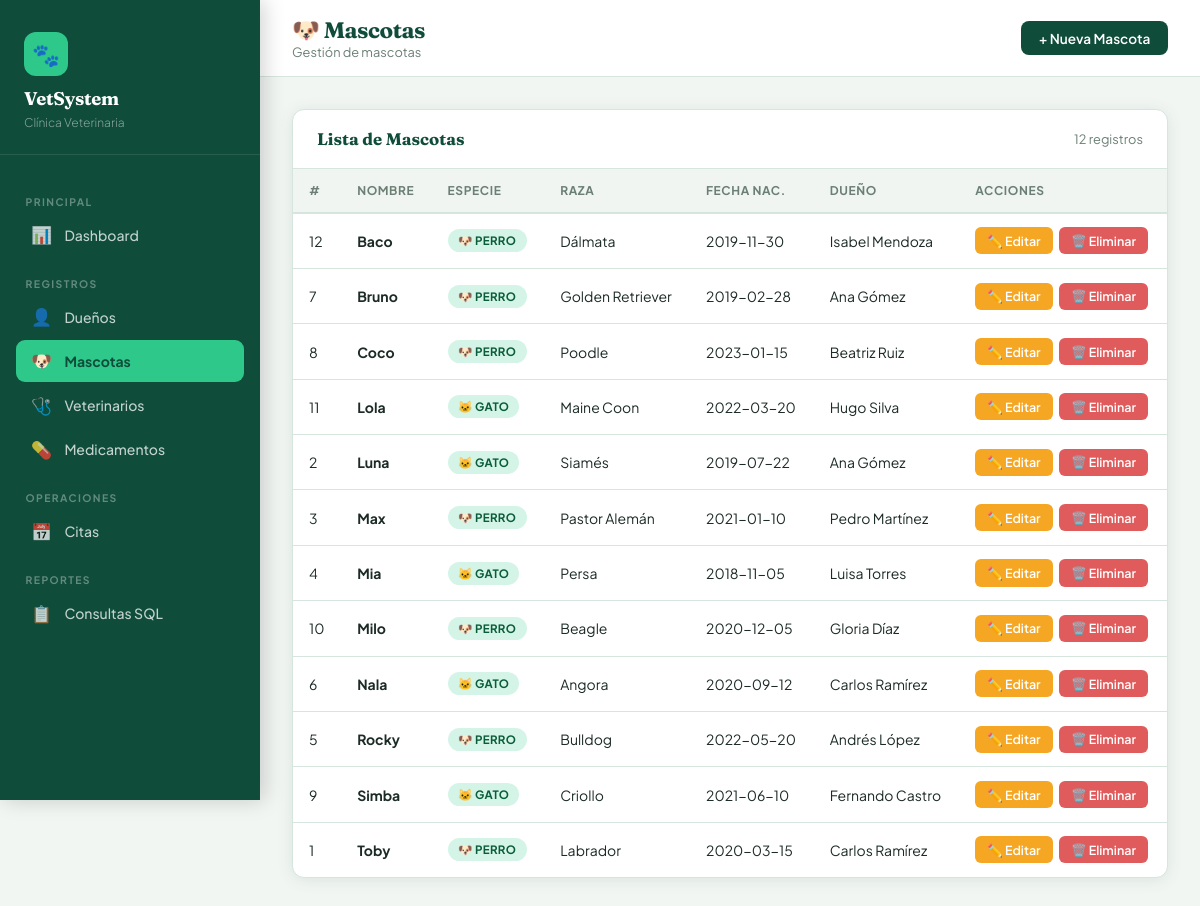
The page /mascotas/index.php on the database its author committed.
### tables this page shows
CREATE TABLE MASCOTA (
  ID_Mascota      INT AUTO_INCREMENT PRIMARY KEY,
  Nombre          VARCHAR(80) NOT NULL,
  Especie         VARCHAR(50),
  Raza            VARCHAR(50),
  FechaNacimiento DATE,
  ID_Dueno        INT NOT NULL,
  created_at      TIMESTAMP DEFAULT CURRENT_TIMESTAMP,
  CONSTRAINT fk_mascota_dueno FOREIGN KEY (ID_Dueno)
    REFERENCES DUENO(ID_Dueno) ON DELETE CASCADE ON UPDATE CASCADE
);

### mascotas/index.php (the view, shortened to what this page needs)
<?php
$root = '../';
$conn = getConexion();
$mascotas = $conn->query("
    SELECT M.*, CONCAT(D.Nombre,' ',D.Apellido) AS NombreDueno
    FROM MASCOTA M
    JOIN DUENO D ON M.ID_Dueno = D.ID_Dueno
    ORDER BY M.Nombre
");
?>
<!DOCTYPE html>
<html lang="es">
<head>
  <link rel="stylesheet" href="<?= $root ?>assets/css/style.css">
</head>
<body>
<?php include $root . 'includes/sidebar.php'; ?>
<div class="main">
  <div class="topbar">
    <div>
      <h1>🐶 Mascotas</h1>
      <div class="breadcrumb">Gestión de mascotas</div>
    </div>
    <a href="crear.php" class="btn btn-primary">+ Nueva Mascota</a>
  </div>
  <div class="content">
    <div class="card">
      <div class="card-header">
        <h3>Lista de Mascotas</h3>
        <span style="font-size:.8rem;color:var(--muted);"><?= $mascotas->num_rows ?> registros</span>
      </div>
      <div class="table-responsive">
        <table>
          <thead>
            <tr>
              <th>#</th><th>Nombre</th><th>Especie</th><th>Raza</th>
              <th>Fecha Nac.</th><th>Dueño</th><th>Acciones</th>
            </tr>
          </thead>
          <tbody>
            <?php while ($m = $mascotas->fetch_assoc()): ?>
            <tr>
              <td><?= $m['ID_Mascota'] ?></td>
              <td><strong><?= htmlspecialchars($m['Nombre']) ?></strong></td>
              <td>
                <?php
                $emoji = match(strtolower($m['Especie'])) {
                    'perro' => '🐶', 'gato' => '🐱', 'ave' => '🦜',
                    'conejo' => '🐰', default => '🐾'
                };
                ?>
                <span class="badge badge-green"><?= $emoji ?> <?= htmlspecialchars($m['Especie']) ?></span>
              </td>
              <td><?= htmlspecialchars($m['Raza']) ?></td>
              <td><?= $m['FechaNacimiento'] ?></td>
              <td><?= htmlspecialchars($m['NombreDueno']) ?></td>
              <td>
                <div class="btn-group">
                  <a href="editar.php?id=<?= $m['ID_Mascota'] ?>" class="btn btn-warning btn-sm">✏️ Editar</a>
                  <a href="index.php?eliminar=<?= $m['ID_Mascota'] ?>"
                     class="btn btn-danger btn-sm"
                     onclick="return confirm('¿Eliminar esta mascota?')">🗑️ Eliminar</a>
                </div>
              </td>
            </tr>
            <?php endwhile; ?>
          </tbody>
        </table>
      </div>
    </div>
  </div>
</div>
</body>
</html>

### assets/css/style.css (style rules this page uses)
:root { --primary: #0f4c3a; --primary-mid: #1a6b52; --accent: #2ec98a; --amber: #f5a623; --danger: #e05c5c; --bg: #f2f6f3; --white: #ffffff; --card: #ffffff; --text: #1c2b25; --muted: #6b7f75; --border: #d6e5dd; --sidebar-w: 260px; --radius: 12px; --shadow: 0 2px 16px rgba(15,76,58,.10); --shadow-md: 0 4px 24px rgba(15,76,58,.16); }
*, *::before, *::after { box-sizing: border-box; margin: 0; padding: 0; }
body { font-family: 'Plus Jakarta Sans', sans-serif; background: var(--bg); color: var(--text); min-height: 100vh; display: flex; }
.main { margin-left: var(--sidebar-w); flex: 1; min-height: 100vh; display: flex; flex-direction: column; }
.topbar { background: var(--white); border-bottom: 1px solid var(--border); padding: 1rem 2rem; display: flex; align-items: center; justify-content: space-between; }
.topbar h1 { font-family: 'Fraunces', serif; font-size: 1.4rem; font-weight: 700; color: var(--primary); letter-spacing: -.5px; }
.topbar .breadcrumb { font-size: .8rem; color: var(--muted); }
.content { padding: 2rem; flex: 1; }
.card { background: var(--card); border-radius: var(--radius); box-shadow: var(--shadow); border: 1px solid var(--border); overflow: hidden; }
.card-header { padding: 1.2rem 1.5rem; border-bottom: 1px solid var(--border); display: flex; align-items: center; justify-content: space-between; gap: 1rem; }
.card-header h3 { font-family: 'Fraunces', serif; font-size: 1.05rem; color: var(--primary); font-weight: 700; }
.table-responsive { overflow-x: auto; }
table { width: 100%; border-collapse: collapse; font-size: .875rem; }
thead tr { background: #f0f5f2; }
thead th { padding: .85rem 1rem; text-align: left; font-weight: 700; font-size: .75rem; letter-spacing: .6px; text-transform: uppercase; color: var(--muted); white-space: nowrap; border-bottom: 2px solid var(--border); }
tbody tr { border-bottom: 1px solid var(--border); transition: background .15s; }
tbody td { padding: .85rem 1rem; color: var(--text); vertical-align: middle; }
tbody tr:last-child { border-bottom: none; }
.btn { display: inline-flex; align-items: center; gap: .4rem; padding: .55rem 1.1rem; border-radius: 8px; font-size: .85rem; font-weight: 600; font-family: inherit; cursor: pointer; border: none; text-decoration: none; transition: all .18s; white-space: nowrap; }
.btn-primary { background: var(--primary); color: #fff; }
.btn-warning { background: var(--amber); color: #fff; }
.btn-danger { background: var(--danger); color: #fff; }
.btn-sm { padding: .35rem .75rem; font-size: .78rem; border-radius: 6px; }
.btn-group { display: flex; gap: .4rem; flex-wrap: wrap; }
.badge { display: inline-flex; align-items: center; padding: .25rem .65rem; border-radius: 20px; font-size: .72rem; font-weight: 700; letter-spacing: .3px; text-transform: uppercase; }
.badge-green { background: #d4f4e7; color: #0a5c3a; }

### rows shown on the page
mascota: ID_Mascota "12", Nombre "Baco", Especie "🐶", Especie "PERRO", Raza "Dálmata", FechaNacimiento "2019-11-30", NombreDueno "Isabel Mendoza"
mascota: ID_Mascota "7", Nombre "Bruno", Especie "🐶", Especie "PERRO", Raza "Golden Retriever", FechaNacimiento "2019-02-28", NombreDueno "Ana Gómez"
mascota: ID_Mascota "8", Nombre "Coco", Especie "🐶", Especie "PERRO", Raza "Poodle", FechaNacimiento "2023-01-15", NombreDueno "Beatriz Ruiz"
mascota: ID_Mascota "11", Nombre "Lola", Especie "🐱", Especie "GATO", Raza "Maine Coon", FechaNacimiento "2022-03-20", NombreDueno "Hugo Silva"
mascota: ID_Mascota "2", Nombre "Luna", Especie "🐱", Especie "GATO", Raza "Siamés", FechaNacimiento "2019-07-22", NombreDueno "Ana Gómez"
mascota: ID_Mascota "3", Nombre "Max", Especie "🐶", Especie "PERRO", Raza "Pastor Alemán", FechaNacimiento "2021-01-10", NombreDueno "Pedro Martínez"
mascota: ID_Mascota "4", Nombre "Mia", Especie "🐱", Especie "GATO", Raza "Persa", FechaNacimiento "2018-11-05", NombreDueno "Luisa Torres"
mascota: ID_Mascota "10", Nombre "Milo", Especie "🐶", Especie "PERRO", Raza "Beagle", FechaNacimiento "2020-12-05", NombreDueno "Gloria Díaz"
mascota: ID_Mascota "6", Nombre "Nala", Especie "🐱", Especie "GATO", Raza "Angora", FechaNacimiento "2020-09-12", NombreDueno "Carlos Ramírez"
mascota: ID_Mascota "5", Nombre "Rocky", Especie "🐶", Especie "PERRO", Raza "Bulldog", FechaNacimiento "2022-05-20", NombreDueno "Andrés López"
mascota: ID_Mascota "9", Nombre "Simba", Especie "🐱", Especie "GATO", Raza "Criollo", FechaNacimiento "2021-06-10", NombreDueno "Fernando Castro"
mascota: ID_Mascota "1", Nombre "Toby", Especie "🐶", Especie "PERRO", Raza "Labrador", FechaNacimiento "2020-03-15", NombreDueno "Carlos Ramírez"

### other values the page prints
$mascotas->num_rows "12"
